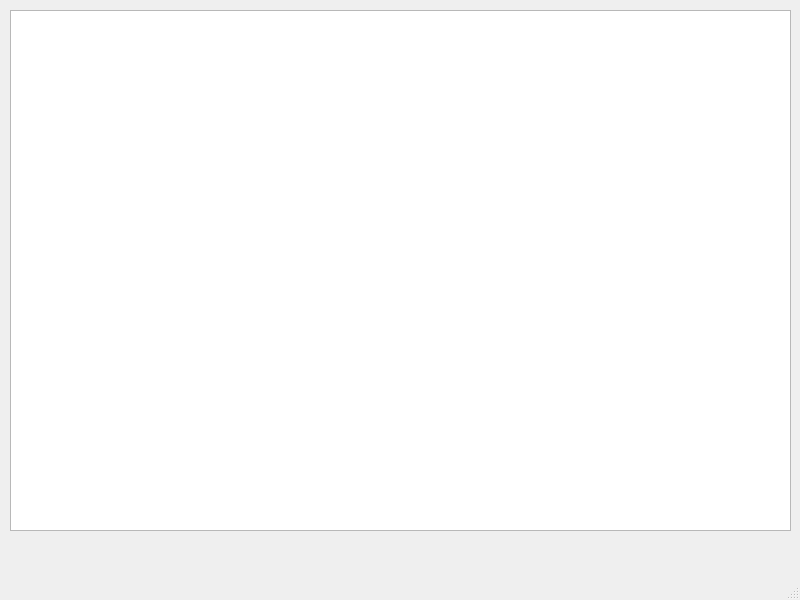
<?xml version="1.0" encoding="UTF-8"?>
<ui version="4.0">
 <class>new_window</class>
 <widget class="QMainWindow" name="new_window">
  <property name="geometry">
   <rect>
    <x>0</x>
    <y>0</y>
    <width>800</width>
    <height>600</height>
   </rect>
  </property>
  <property name="windowTitle">
   <string>MainWindow</string>
  </property>
  <widget class="QWidget" name="centralwidget">
   <widget class="QTextEdit" name="textEdit">
    <property name="geometry">
     <rect>
      <x>10</x>
      <y>10</y>
      <width>781</width>
      <height>521</height>
     </rect>
    </property>
   </widget>
  </widget>
  <widget class="QMenuBar" name="menubar">
   <property name="geometry">
    <rect>
     <x>0</x>
     <y>0</y>
     <width>800</width>
     <height>29</height>
    </rect>
   </property>
  </widget>
  <widget class="QStatusBar" name="statusbar"/>
 </widget>
 <resources/>
 <connections/>
</ui>
